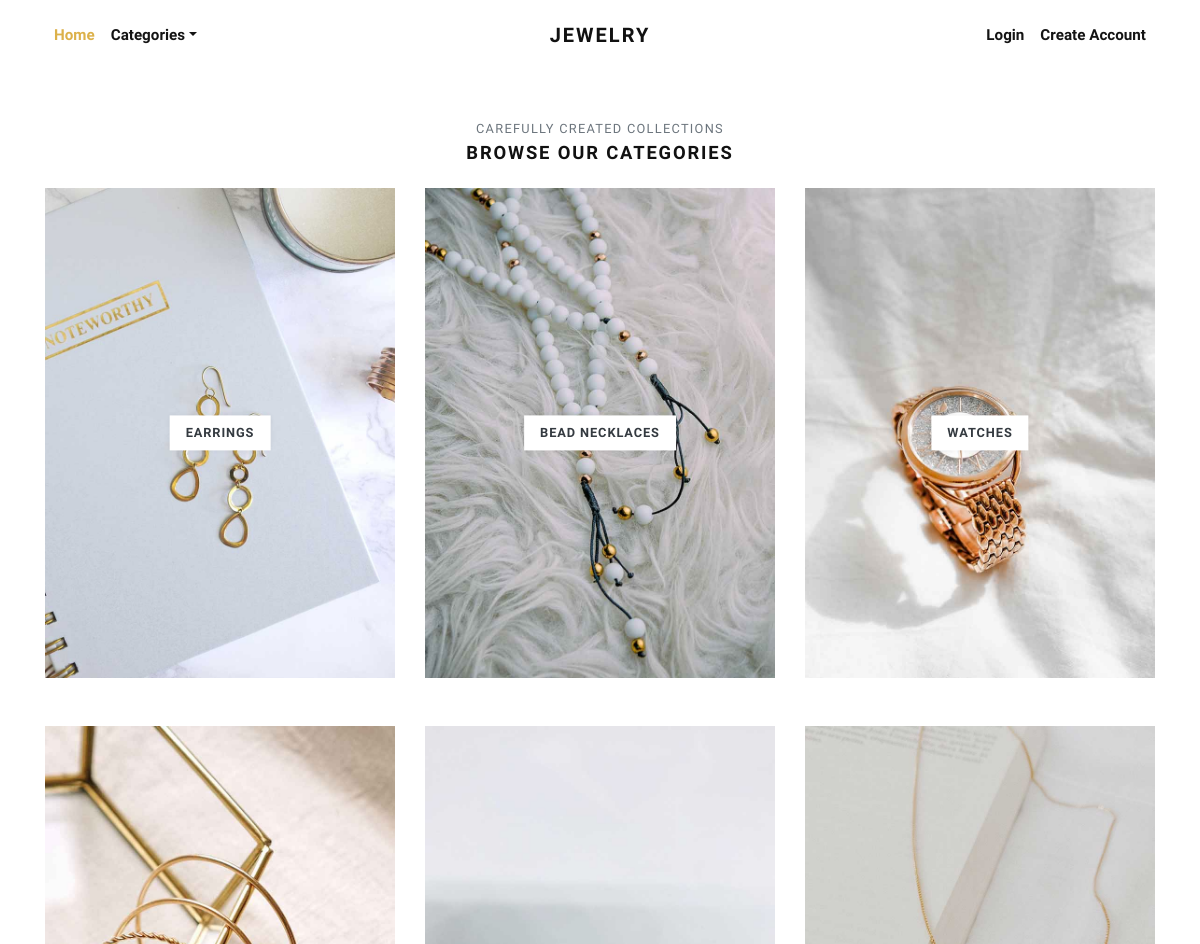
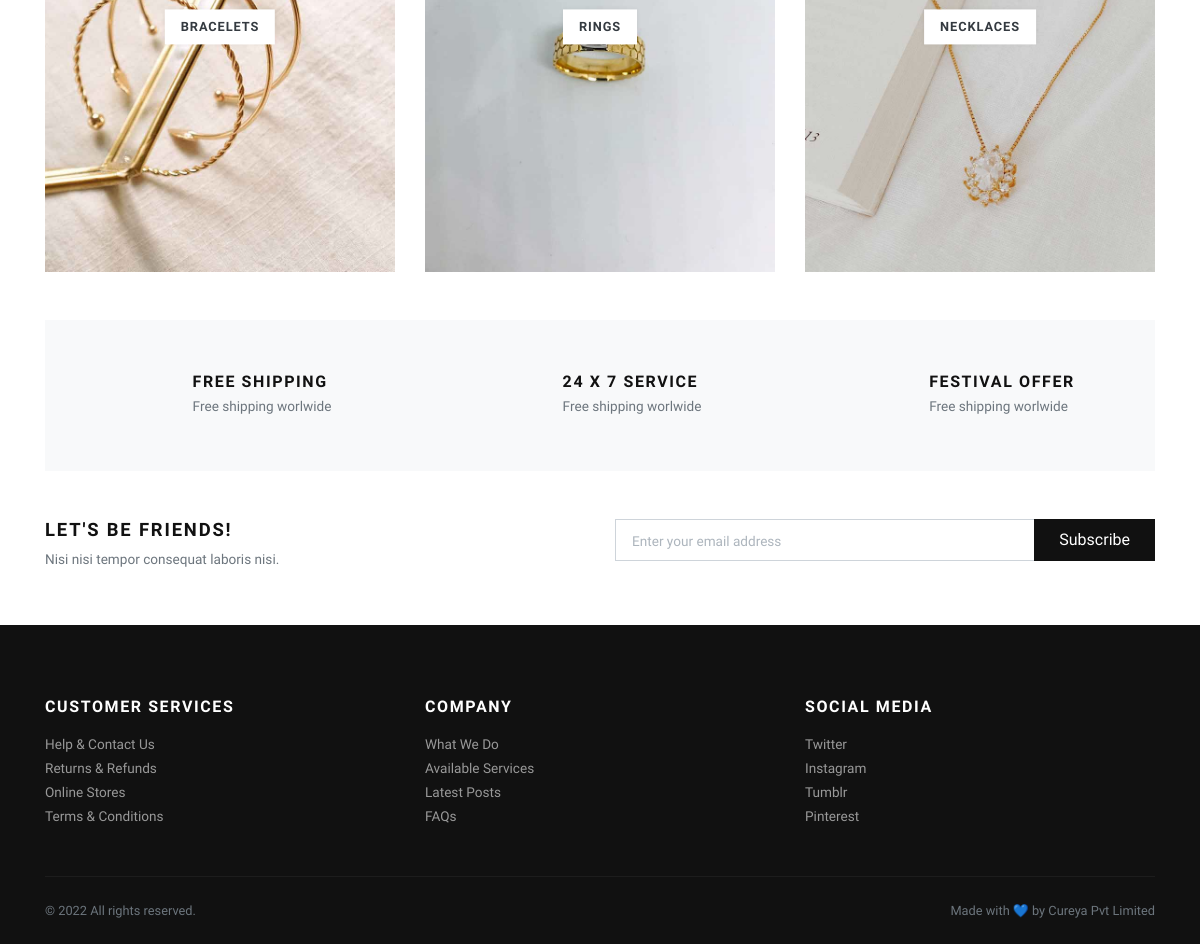
Page /categories/ on the committed database (2 pictures, top to bottom).
### store/models.py (models this page shows, shortened)
class Category(models.Model):
    title = models.CharField(max_length=50, verbose_name="Category Title")
    slug = models.SlugField(max_length=55, verbose_name="Category Slug")
    description = models.TextField(blank=True, verbose_name="Category Description")
    category_image = models.ImageField(upload_to='category', blank=True, null=True, verbose_name="Category Image")
    is_active = models.BooleanField(verbose_name="Is Active?")
    is_featured = models.BooleanField(verbose_name="Is Featured?")
    created_at = models.DateTimeField(auto_now_add=True, verbose_name="Created Date")
    updated_at = models.DateTimeField(auto_now=True, verbose_name="Updated Date")
    class Meta:
        verbose_name_plural = 'Categories'
        ordering = ('-created_at', )

### store/views.py (the view)
# urls.py: path('categories/', views.all_categories, name="all-categories"),
def all_categories(request):
    categories = Category.objects.filter(is_active=True)
    return render(request, 'store/categories.html', {'categories':categories})

### store/context_preprocessors.py (called while the page is built)
def store_menu(request):
    categories = Category.objects.filter(is_active=True)
    context = {
        'categories_menu': categories,
    }
    return context

def cart_menu(request):
    if request.user.is_authenticated:
        cart_items= Cart.objects.filter(user=request.user)
        context = {
            'cart_items': cart_items,
        }
    else:
        context = {}
    return context

### templates/store/categories.html (shortened to what this page needs)
{% extends 'base.html' %}
{% load static %}
      {% block content %}
      <div class="container">
        <section class="pt-5">
          <header class="text-center">
            <p class="small text-muted small text-uppercase mb-1">Carefully created collections</p>
            <h2 class="h5 text-uppercase mb-4">Browse our categories</h2>
          </header>
          <div class="row">
          {% if categories %}
            {% for category in categories %}
              <div class="col-md-4 mb-4 mb-md-5">
                <a class="category-item" href="{% url 'store:category-products' category.slug %}">
                  <strong class="category-item-title">{{ category.title }}</strong>
                </a>
              </div>
            {% endfor %}
          {% endif %}
          </div>
        </section>
        <section class="py-5 bg-light">
          <div class="container">
            <div class="row text-center">
              <div class="col-lg-4 mb-3 mb-lg-0">
                <div class="d-inline-block">
                  <div class="media align-items-end">
                    <svg class="svg-icon svg-icon-big svg-icon-light">
                      <use xlink:href="#delivery-time-1"> </use>
                    </svg>
                    <div class="media-body text-left ml-3">
                      <h6 class="text-uppercase mb-1">Free shipping</h6>
                      <p class="text-small mb-0 text-muted">Free shipping worlwide</p>
                    </div>
                  </div>
                </div>
              </div>
              <div class="col-lg-4 mb-3 mb-lg-0">
                <div class="d-inline-block">
                  <div class="media align-items-end">
                    <svg class="svg-icon svg-icon-big svg-icon-light">
                      <use xlink:href="#helpline-24h-1"> </use>
                    </svg>
                    <div class="media-body text-left ml-3">
                      <h6 class="text-uppercase mb-1">24 x 7 service</h6>
                      <p class="text-small mb-0 text-muted">Free shipping worlwide</p>
                    </div>
                  </div>
                </div>
              </div>
              <div class="col-lg-4">
                <div class="d-inline-block">
                  <div class="media align-items-end">
                    <svg class="svg-icon svg-icon-big svg-icon-light">
                      <use xlink:href="#label-tag-1"> </use>
                    </svg>
                    <div class="media-body text-left ml-3">
                      <h6 class="text-uppercase mb-1">Festival offer</h6>
                      <p class="text-small mb-0 text-muted">Free shipping worlwide</p>
                    </div>
                  </div>
                </div>
              </div>
            </div>
          </div>
        </section>
        <section class="py-5">
          <div class="container p-0">
            <div class="row">
              <div class="col-lg-6 mb-3 mb-lg-0">
                <h5 class="text-uppercase">Let's be friends!</h5>
                <p class="text-small text-muted mb-0">Nisi nisi tempor consequat laboris nisi.</p>
              </div>
              <div class="col-lg-6">
                <form action="#">
                  <div class="input-group flex-column flex-sm-row mb-3">
                    <input class="form-control form-control-lg py-3" type="email" placeholder="Enter your email address" aria-describedby="button-addon2">
                    <div class="input-group-append">
                      <button class="btn btn-dark btn-block" id="button-addon2" type="submit">Subscribe</button>
                    </div>
                  </div>
                </form>
              </div>
            </div>
          </div>
        </section>
      </div>
      {% endblock content %}

### jewelryshop/static/css/style.default.css (style rules this page uses)
.text-small { font-size: 0.85rem !important; }
strong { font-weight: 700; }
.category-item { display: block; position: relative; color: #343a40; transition: all 0.3s; }
.category-item-title { display: inline-block; padding: 0.5rem 1rem; background: #fff; text-transform: uppercase; letter-spacing: 0.07em; position: absolute; top: 50%; left: 50%; -webkit-transform: translate(-50%, -50%); transform: translate(-50%, -50%); box-shadow: 0 0 5px rgba(0, 0, 0, 0.07); font-size: 0.8rem; }
.text-uppercase { text-transform: uppercase; letter-spacing: 0.1em; }
.svg-icon { width: 32px; height: 32px; vertical-align: text-bottom; stroke: currentColor; stroke-width: 3; --layer1: currentColor; --layer2: currentColor; --layer3: currentColor; }
.svg-icon.svg-icon-light { stroke-width: 2; }
.svg-icon-big { width: 48px; height: 48px; }
.btn { font-weight: 400; border: 1px solid transparent; font-family: inherit; padding: 0.375rem 1.5rem; font-size: 1rem; line-height: 1.5; border-radius: 0; transition: color 0.15s ease-in-out, background-color 0.15s ease-in-out, border-color 0.15s ease-in-out, box-shadow 0.15s ease-in-out; }
.btn-dark { color: #fff; background-color: #111111; border-color: #111111; }
body { font-family: "Libre Franklin", sans-serif; font-size: 1rem; font-weight: 400; line-height: 1.5; color: #111111; background-color: #fff; }
a { color: #dcb14a; text-decoration: none; }
h1, h2, h3, h4, h5, h6, .h1, .h2, .h3, .h4, .h5, .h6 { margin-bottom: 0.5rem; font-family: inherit; font-weight: 900; line-height: 1.2; color: inherit; }
h2, .h2 { font-size: 1.9rem; }
h5, .h5 { font-size: 1.15rem; }
h6, .h6 { font-size: 1rem; }
small, .small { font-size: 80%; font-weight: 400; }
.bg-light { background-color: #f8f9fa !important; }
.form-control { padding: 0.375rem 0.75rem; font-size: 1rem; line-height: 1.5; color: #495057; background-color: #fff; border: 1px solid #ced4da; border-radius: 0; transition: border-color 0.15s ease-in-out, box-shadow 0.15s ease-in-out; }
.form-control::placeholder { color: #adb5bd; font-size: 0.85rem; font-weight: 400; }
.form-control-lg { padding: 0.5rem 1rem; font-size: 1rem; line-height: 1.5; border-radius: 0; }

### rows in the picture
Category: title "EARRINGS"
Category: title "BEAD NECKLACES"
Category: title "WATCHES"
Category: title "BRACELETS"
Category: title "RINGS"
Category: title "NECKLACES"
